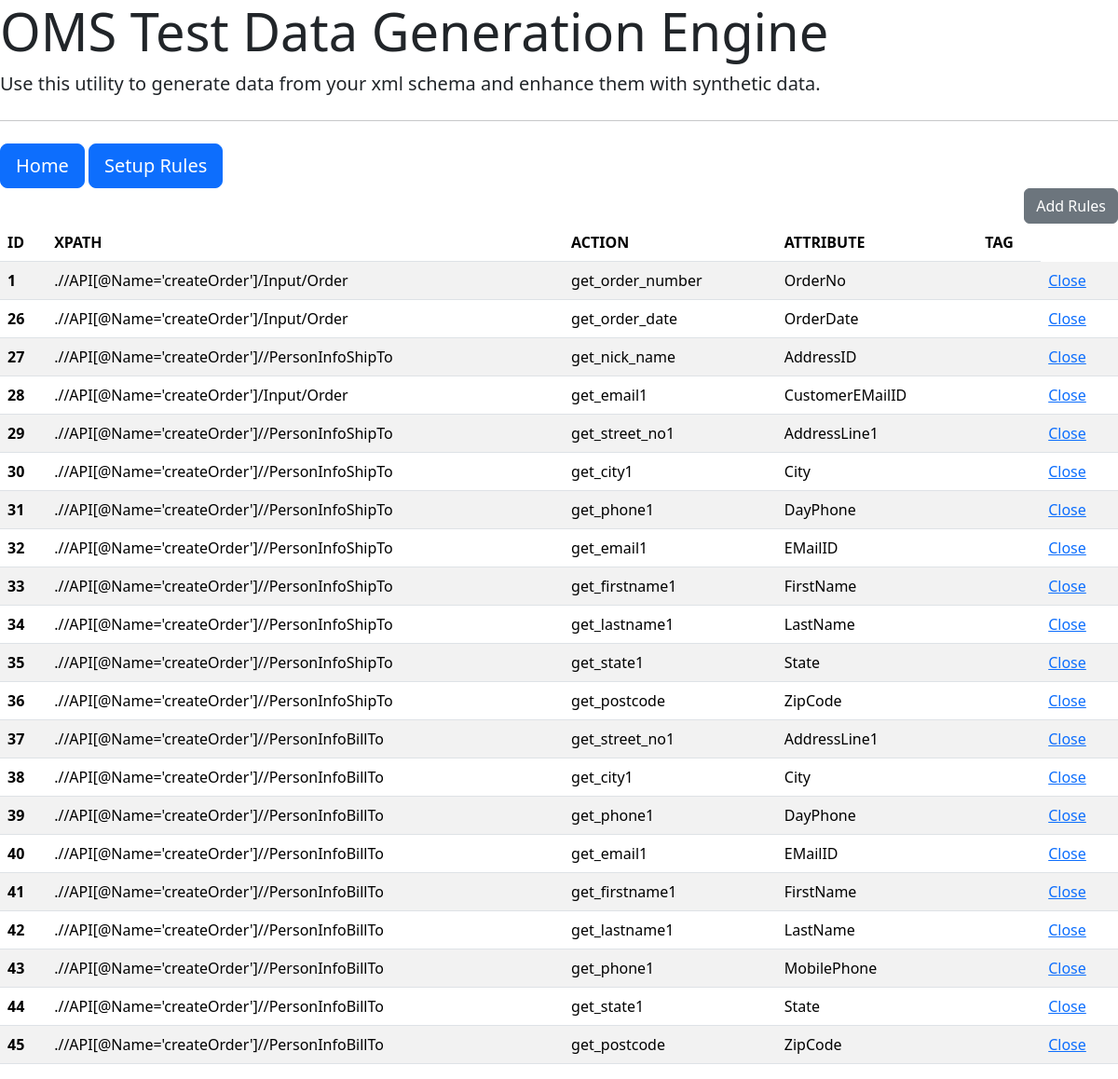
/rules, run on an earlier commit of the app's database.
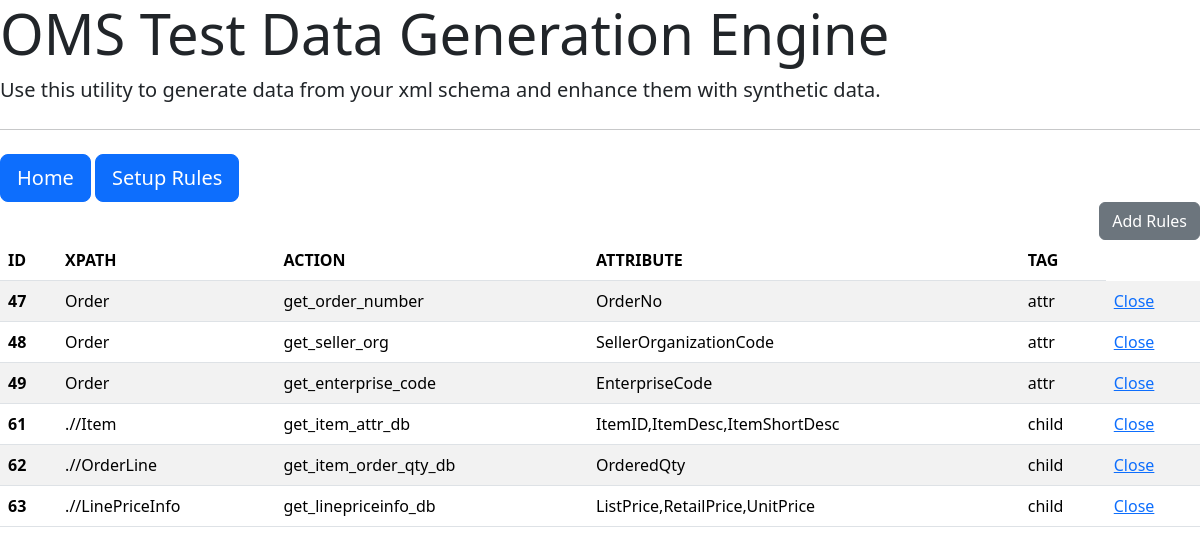
And on a later commit of the database.
### tables this page shows
CREATE TABLE rules_table 
(id INTEGER PRIMARY KEY AUTOINCREMENT,
xpath TEXT,
action TEXT,
attribute TEXT,
tag TEXT
);

### app.py (the view)
@app.route("/rules", methods=["GET", "POST"])
def rules():
    rules_data = query_db()
    return render_template("rules.html", rules_data=rules_data)

### app.py (called while the page is built)
def query_db():
    connie = sqlite3.connect(db_locale)
    c = connie.cursor()
    c.execute("""
    SELECT * FROM rules_table
    """)
    r_data = c.fetchall()
    return r_data

### templates/rules.html (shortened to what this page needs)
{% extends "base.html" %}
{% block content %}
<div class="d-grid gap-2 d-md-flex justify-content-md-end">
     <a class="btn btn-secondary" href="{{url_for('add_rules')}}" role="button">Add Rules</a>
</div>
<table class="table table-striped">
    <thead>
    <tr>
        <th scope="col">ID</th>
        <th scope="col">XPATH</th>
        <th scope="col">ACTION</th>
        <th scope="col">ATTRIBUTE</th>
        <th scope="col">TAG</th>
    </tr>
    </thead>
    <tbody>
    {% for r in rules_data %}
    <tr>
        <th scope="row">{{ r[0] }}</th>
        <td>{{ r[1] }}</td>
        <td>{{ r[2] }}</td>
        <td>{{ r[3] }}</td>
        <td>{{ r[4] }}</td>
        <td><a href="#" onclick="confirmDelete({{ r[0] }})">Close</a>
    </tr>
    {% endfor %}
    </tbody>
</table>
{% endblock %}

### templates/base.html (shortened to what this page needs)
<!doctype html>
<html lang="en">
<head>
    <link href="https://cdn.jsdelivr.net/npm/bootstrap@5.3.2/dist/css/bootstrap.min.css" rel="stylesheet"
>
</head>
<body>
<div class="jumbotron">
    <h1 class="display-4">OMS Test Data Generation Engine</h1>
    <p class="lead">Use this utility to generate data from your xml schema and enhance them with synthetic data.</p>
    <hr class="my-4">
    <a class="btn btn-primary btn-lg" href="{{url_for('home')}}" role="button">Home</a>
    <a class="btn btn-primary btn-lg" href="{{url_for('rules')}}" role="button">Setup Rules</a>
</div>
<main>
    {% block content %}
    {% endblock %}
</main>
</body>
</html>

What changed in the data, as far as the page shows it:
removed rules_table: id "1", xpath ".//API[@Name='createOrder']/Input/Order", action "get_order_number", attribute "OrderNo"
removed rules_table: id "26", xpath ".//API[@Name='createOrder']/Input/Order", action "get_order_date", attribute "OrderDate"
removed rules_table: id "27", xpath ".//API[@Name='createOrder']//PersonInfoShipTo", action "get_nick_name", attribute "AddressID"
removed rules_table: id "28", xpath ".//API[@Name='createOrder']/Input/Order", action "get_email1", attribute "CustomerEMailID"
removed rules_table: id "29", xpath ".//API[@Name='createOrder']//PersonInfoShipTo", action "get_street_no1", attribute "AddressLine1"
removed rules_table: id "30", xpath ".//API[@Name='createOrder']//PersonInfoShipTo", action "get_city1", attribute "City"
removed rules_table: id "31", xpath ".//API[@Name='createOrder']//PersonInfoShipTo", action "get_phone1", attribute "DayPhone"
removed rules_table: id "32", xpath ".//API[@Name='createOrder']//PersonInfoShipTo", action "get_email1", attribute "EMailID"
removed rules_table: id "33", xpath ".//API[@Name='createOrder']//PersonInfoShipTo", action "get_firstname1", attribute "FirstName"
removed rules_table: id "34", xpath ".//API[@Name='createOrder']//PersonInfoShipTo", action "get_lastname1", attribute "LastName"
removed rules_table: id "35", xpath ".//API[@Name='createOrder']//PersonInfoShipTo", action "get_state1", attribute "State"
removed rules_table: id "36", xpath ".//API[@Name='createOrder']//PersonInfoShipTo", action "get_postcode", attribute "ZipCode"
removed rules_table: id "37", xpath ".//API[@Name='createOrder']//PersonInfoBillTo", action "get_street_no1", attribute "AddressLine1"
removed rules_table: id "38", xpath ".//API[@Name='createOrder']//PersonInfoBillTo", action "get_city1", attribute "City"
removed rules_table: id "39", xpath ".//API[@Name='createOrder']//PersonInfoBillTo", action "get_phone1", attribute "DayPhone"
removed rules_table: id "40", xpath ".//API[@Name='createOrder']//PersonInfoBillTo", action "get_email1", attribute "EMailID"
removed rules_table: id "41", xpath ".//API[@Name='createOrder']//PersonInfoBillTo", action "get_firstname1", attribute "FirstName"
removed rules_table: id "42", xpath ".//API[@Name='createOrder']//PersonInfoBillTo", action "get_lastname1", attribute "LastName"
removed rules_table: id "43", xpath ".//API[@Name='createOrder']//PersonInfoBillTo", action "get_phone1", attribute "MobilePhone"
removed rules_table: id "44", xpath ".//API[@Name='createOrder']//PersonInfoBillTo", action "get_state1", attribute "State"
removed rules_table: id "45", xpath ".//API[@Name='createOrder']//PersonInfoBillTo", action "get_postcode", attribute "ZipCode"
added rules_table: id "47", xpath "Order", action "get_order_number", attribute "OrderNo", tag "attr"
added rules_table: id "48", xpath "Order", action "get_seller_org", attribute "SellerOrganizationCode", tag "attr"
added rules_table: id "49", xpath "Order", action "get_enterprise_code", attribute "EnterpriseCode", tag "attr"
added rules_table: id "61", xpath ".//Item", action "get_item_attr_db", attribute "ItemID,ItemDesc,ItemShortDesc", tag "child"
added rules_table: id "62", xpath ".//OrderLine", action "get_item_order_qty_db", attribute "OrderedQty", tag "child"
added rules_table: id "63", xpath ".//LinePriceInfo", action "get_linepriceinfo_db", attribute "ListPrice,RetailPrice,UnitPrice", tag "child"
